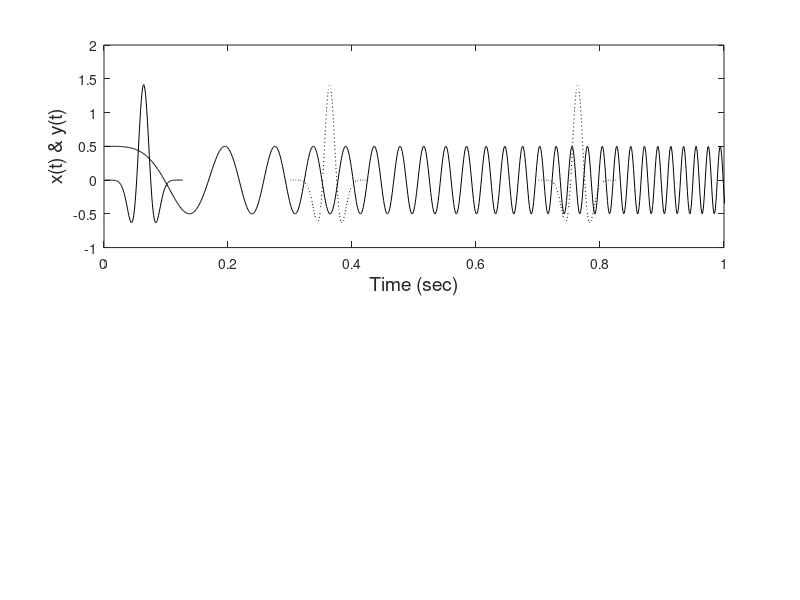

Write the MATLAB code that produced this figure. (Note: this script raises an error after producing the figure.)
% John Semmlow- 'Signals and Systems for Bioengineers, A MATLAB - Based Introduction', 2ndEd

% Example 2.16
% Figure to demonstrate translation of probing function and inner product
% Use Mexican Hat probing function and a chirp waveform.   

% Generate waveform to be probed.
fs = 1000;              % Sampling freq. 
N = 1024;               % Length of waveform / 6
M = 64;                 % Length of probe function
nt = 256;               % Number of translations
t = (1:N)*2*pi/fs;
x = 0.5 * chirp(t,.00005,3,4);
tx = (1:length(x))/fs;

% Generate the probing function: a Mexican Hat function
t1 = (0:M-1)*2/M;
a = .5;
mx=1/sqrt(abs(a)) * (1 - 2*(t1/a).^2).*exp(-(t1/a).^2);
l =length(mx);
y = [mx(l:-1:2) mx];    % Reflect function about center
tmx = (1:length(y))/fs;

subplot(2,1,1);
plot(tx,x,'k')          % Plot waveform
hold on;
plot(tmx,y,'k');        % Plot probe function
xlabel('Time (sec)','FontSize',14); ylabel('x(t) & y(t)','FontSize',14);
plot(tmx+.3,y,':k');    % Plot additional probing functions
plot(tmx+.7, y,':k');
axis([0 1 -1 2]);
save chirp_signal.mat x y;

% Signal analysis starts here
load chirp_signal;              % Load data
[rxy,lags] = axcor(y,x);        % Crosscorr: shift reference (y)
subplot(2,1,2);
hold on;
plot(lags/fs,8*rxy,'k');          % Plot data
xlabel('Time (sec)','FontSize',14); ylabel('rxy','FontSize',14);
xlim([0 1]);
[max_corr max_shift] = max(rxy);        % Find max values
disp([max_corr lags(max_shift)/fs])     % Display max values
plot([lags(max_shift)/fs lags(max_shift)/fs],[-1 1],'k');    % Plot line

%The short reference waveform(Mexican hat) on the left is to be compared to the longer
%signal. The longer signal continuously increases its frequency with time and is
%termed a chirp signal. Crosscorrelation can be used to perform a running
%correlation. Crosscorrelation between the two signals: A maximum
%correlation of 0.677 was found at 0.325 sec (vertical line).
